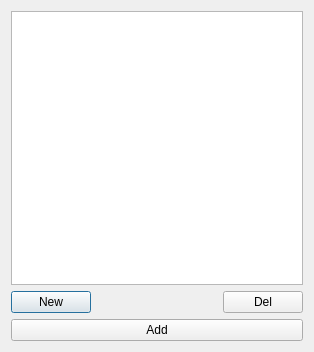
<?xml version="1.0" encoding="UTF-8"?>
<ui version="4.0">
 <class>Dialog</class>
 <widget class="QDialog" name="Dialog">
  <property name="geometry">
   <rect>
    <x>0</x>
    <y>0</y>
    <width>314</width>
    <height>352</height>
   </rect>
  </property>
  <property name="windowTitle">
   <string>Add TV Genre(s)</string>
  </property>
  <layout class="QVBoxLayout" name="verticalLayout">
   <item>
    <widget class="QListWidget" name="listWidget"/>
   </item>
   <item>
    <layout class="QHBoxLayout" name="horizontalLayout">
     <item>
      <widget class="QPushButton" name="pushButton">
       <property name="text">
        <string>New</string>
       </property>
      </widget>
     </item>
     <item>
      <spacer name="horizontalSpacer">
       <property name="orientation">
        <enum>Qt::Horizontal</enum>
       </property>
       <property name="sizeHint" stdset="0">
        <size>
         <width>40</width>
         <height>20</height>
        </size>
       </property>
      </spacer>
     </item>
     <item>
      <widget class="QPushButton" name="pushButton_2">
       <property name="text">
        <string>Del</string>
       </property>
      </widget>
     </item>
    </layout>
   </item>
   <item>
    <widget class="QPushButton" name="pushButton_3">
     <property name="text">
      <string>Add</string>
     </property>
    </widget>
   </item>
  </layout>
 </widget>
 <resources/>
 <connections/>
</ui>
